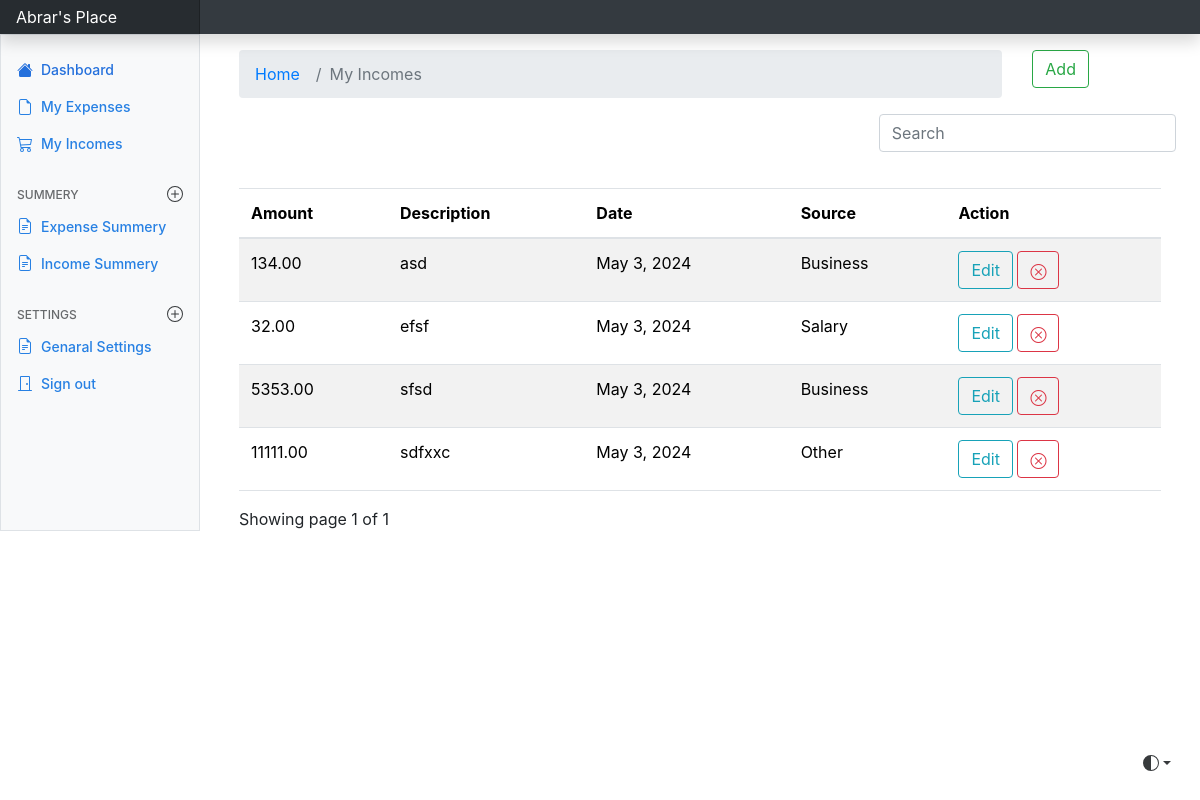
Screenshot of /income/income (signed in) with the database file from the repository.
### income/models.py (models this page shows, shortened)
class Add_income(models.Model):
    source_type = {
        "Salary": "Salary",
        "Business": "Business",
        "Loan": "Loan",
        "Other": "Other",
    }
    user = models.ForeignKey(settings.AUTH_USER_MODEL, on_delete=models.CASCADE, default=1)
    amount = models.DecimalField(max_digits=10, decimal_places=2)
    description = models.TextField()
    source = models.CharField(choices=list(source_type.items()), max_length=20)
    date = models.DateField()

### income/views.py (the view)
# urls.py: path('', views.index, name='index'),
@login_required(login_url='/authentication/')
def index(request):
    data = Add_income.objects.filter(user=request.user)
    currency = UserPreferences.objects.all()
    paginator = Paginator(data, 5)
    page_number = request.GET.get('page')
    page_obj = paginator.get_page(page_number)
    return render(request, 'income/index.html', {'data': data, 'page_obj': page_obj, 'currency': currency})

### templates/income/index.html (shortened to what this page needs)
{% extends "base.html" %}
{% load static %}
{% block content %}
<link rel="stylesheet" href="https://cdn.jsdelivr.net/npm/bootstrap@4.0.0/dist/css/bootstrap.min.css">
<link rel="stylesheet" href="https://cdn.jsdelivr.net/npm/bootstrap-icons@1.11.3/font/bootstrap-icons.min.css">
<div class ="container mt-3">
    <div class="row">
        <div class="col-md-10">
            <nav aria-label="breadcrumb">
                <ol class="breadcrumb">
                <li class="breadcrumb-item"><a href="{% url 'index' %}">Home</a></li>
                <li class="breadcrumb-item active" aria-current="page">My Incomes</li>
                </ol>
            </nav>
        </div>
        <div class="col-md-1">
            <a href="{% url 'add_income' %}" type="button" class="btn btn-outline-success">Add</a>
        </div>
    </div>
</div>
{% if data %}
<div class="row justify-content-end">
    <div class="col-md-4">
        <form method="GET">
            <div class="input-group mb-3">
                <input type="text" class="form-control" placeholder="Search" name="search" id="searchField" value="{{ request.GET.q }}">
            </div>
        </form>
    </div>
</div>
<div class="container" style="margin-top: 20px;">
    <div class="app-table">
        <table class="table table-striped">
            <thead>
                <tr>
                    <th scope="col">Amount </th>
                    <th scope="col">Description</th>
                    <th scope="col">Date</th>
                    <th scope="col">Source</th>
                    <th scope="col">Action</th>
                </tr>
            </thead>
            <tbody>
                {% for income in page_obj %}
                <tr>
                    <td>{{ income.amount }}</td>
                    <td>{{ income.description }}</td>
                    <td>{{ income.date }}</td>
                    <td>{{ income.source }}</td>
                    <td>
                        <a href="{% url 'edit_income' income.id %}" type="button" class="btn btn-outline-info">Edit</a>
                        <a href="{% url 'delete_income' income.id %}" class="btn btn-outline-danger"><i class="bi bi-x-circle"></i></a>
                    </td>
                </tr>
                {% endfor %}
            </tbody>
        </table>
    </div>
    <div class="pagination-container">
    <div class="">
        Showing page {{page_obj.number}} of {{page_obj.paginator.num_pages}}
    </div>
    </div>
</div>
{% else %}
    <div class="container mt-3">
        <div class="alert alert-info" role="alert">
            No Incomes found
        </div>
    </div>
{% endif %}
{% endblock content %}

### Expense_Tracker/static/css/main.css (style rules this page uses)
.bi { vertical-align: -.125em; fill: currentColor; }

### rows the page displays
Add_income: amount "134.00", description "asd", date "May 3, 2024", source "Business"
Add_income: amount "32.00", description "efsf", date "May 3, 2024", source "Salary"
Add_income: amount "5353.00", description "sfsd", date "May 3, 2024", source "Business"
Add_income: amount "11111.00", description "sdfxxc", date "May 3, 2024", source "Other"

### other values shown
{{ page_obj.number }} "1"
{{ page_obj.paginator.num_pages }} "1"
